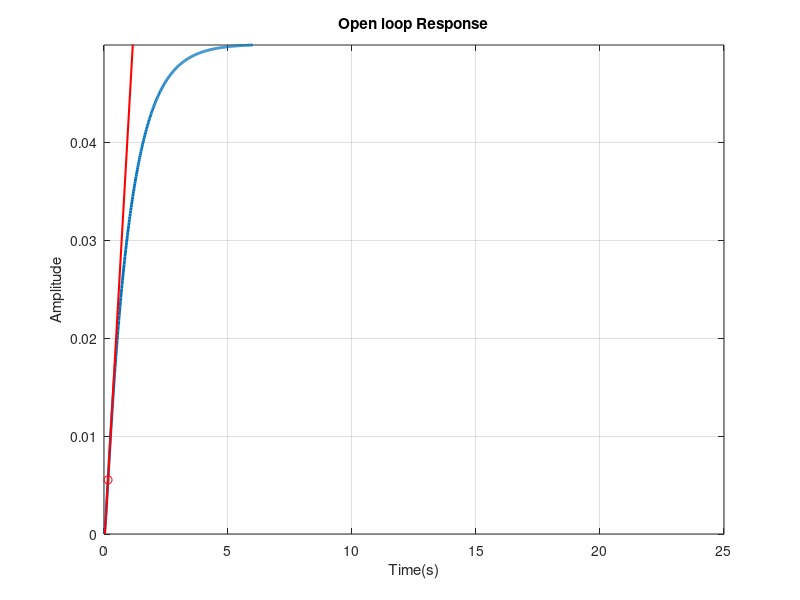
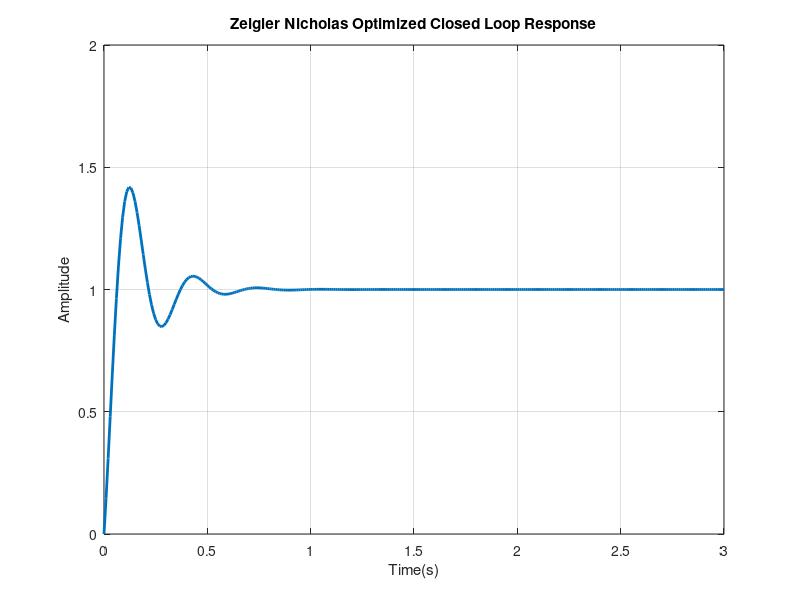

The MATLAB script that drew these images, in order:
% This file Tune PID controller using Zeigler-Nicholas Method
% 
% Created By: JCBRO Labs
% Date: 19/05/2019
% website: www.jcbrolabs.org
% mail: jcbrolabs@gmail.com
close all; clear all; clc;

% define pant transfer function
s = tf('s');
% 2nd order system
sys = 1/(s^2 + 20*s + 20);

% Obtain step response of the system
[y,t] = step(sys);
plot(t,y,'LineWidth',2); grid on; xlabel('Time(s)'); ylabel('Amplitude');
title('Open loop Response');

%% Obtain Inflection point and Draw Tangent
yp = diff(y);
ypp = diff(y,2);
% Find the root using FZERO
t_infl = fzero(@(T) interp1(t(2:end-1),ypp,T,'linear','extrap'),0);
y_infl = interp1(t,y,t_infl,'linear');
hold on;
plot(t_infl,y_infl,'ro');

% Draw Tangent at inflection point
h = mean(diff(t));
dy = gradient(y, h);
[~,idx] = max(dy);
b = [t([idx-1,idx+1]) ones(2,1)] \ y([idx-1,idx+1]);            % Regression Line Around Maximum Derivative
tv = [-b(2)/b(1); (1-b(2))/b(1)];                               % Independent Variable Range For Tangent Line Plot
f = [tv ones(2,1)] * b;                                         % Calculate Tangent Line

plot(tv, f, '-r','LineWidth',1.5)
ylim([0 max(y)]);

%% finding T and L
L = tv(1);
T = tv(2) - tv(1);

% PID parameters
a = L/T;
Kp = 1.2/a;
Ti = 2*L;
Td = L/2;

% cont = Kp(1 + 1/(s*Ti) + s*Td);
cont = Kp + Kp/(s*Ti) + Kp*Td*s;

cl_sys = feedback(cont*sys,1);
t = [0:0.01:3];
[yc,tc] = step(cl_sys,t);
figure;
plot(tc,yc,'LineWidth',2); xlabel('Time(s)'); ylabel('Amplitude');
title('Zeigler Nicholas Optimized Closed Loop Response');
grid on;




